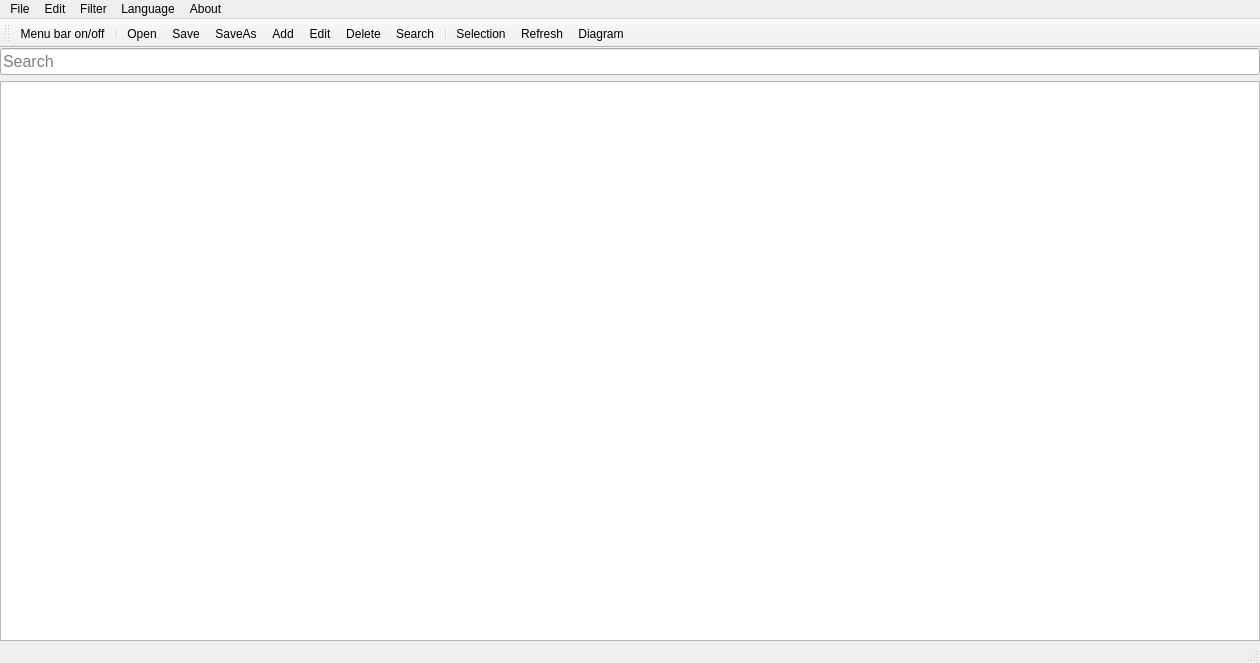
<?xml version="1.0" encoding="UTF-8"?>
<ui version="4.0">
 <class>MainWindow</class>
 <widget class="QMainWindow" name="MainWindow">
  <property name="geometry">
   <rect>
    <x>0</x>
    <y>0</y>
    <width>1260</width>
    <height>660</height>
   </rect>
  </property>
  <property name="sizePolicy">
   <sizepolicy hsizetype="MinimumExpanding" vsizetype="MinimumExpanding">
    <horstretch>0</horstretch>
    <verstretch>0</verstretch>
   </sizepolicy>
  </property>
  <property name="windowTitle">
   <string>Database</string>
  </property>
  <widget class="QWidget" name="centralWidget">
   <layout class="QVBoxLayout" name="verticalLayout_2">
    <property name="leftMargin">
     <number>0</number>
    </property>
    <property name="topMargin">
     <number>0</number>
    </property>
    <property name="rightMargin">
     <number>0</number>
    </property>
    <property name="bottomMargin">
     <number>0</number>
    </property>
    <item>
     <layout class="QHBoxLayout" name="horizontalLayout">
      <item>
       <widget class="QLineEdit" name="lineEdit">
        <property name="sizePolicy">
         <sizepolicy hsizetype="Minimum" vsizetype="Fixed">
          <horstretch>0</horstretch>
          <verstretch>0</verstretch>
         </sizepolicy>
        </property>
        <property name="font">
         <font>
          <pointsize>12</pointsize>
         </font>
        </property>
        <property name="placeholderText">
         <string>Search</string>
        </property>
       </widget>
      </item>
     </layout>
    </item>
    <item>
     <widget class="Table" name="tableView">
      <property name="minimumSize">
       <size>
        <width>1100</width>
        <height>560</height>
       </size>
      </property>
      <property name="contextMenuPolicy">
       <enum>Qt::CustomContextMenu</enum>
      </property>
      <property name="editTriggers">
       <set>QAbstractItemView::DoubleClicked</set>
      </property>
      <property name="dragEnabled">
       <bool>false</bool>
      </property>
      <property name="dragDropMode">
       <enum>QAbstractItemView::NoDragDrop</enum>
      </property>
      <property name="defaultDropAction">
       <enum>Qt::CopyAction</enum>
      </property>
      <property name="selectionMode">
       <enum>QAbstractItemView::SingleSelection</enum>
      </property>
      <property name="selectionBehavior">
       <enum>QAbstractItemView::SelectRows</enum>
      </property>
      <property name="sortingEnabled">
       <bool>true</bool>
      </property>
     </widget>
    </item>
   </layout>
  </widget>
  <widget class="QMenuBar" name="menuBar">
   <property name="geometry">
    <rect>
     <x>0</x>
     <y>0</y>
     <width>1260</width>
     <height>26</height>
    </rect>
   </property>
   <widget class="QMenu" name="menuFile">
    <property name="title">
     <string>File</string>
    </property>
    <addaction name="actionOpen"/>
    <addaction name="actionSave"/>
    <addaction name="actionSaveAs"/>
    <addaction name="actionNewWindow"/>
    <addaction name="actionExit"/>
   </widget>
   <widget class="QMenu" name="menuEdit">
    <property name="title">
     <string>Edit</string>
    </property>
    <addaction name="actionAdd"/>
    <addaction name="actionEdit"/>
    <addaction name="actionDelete"/>
   </widget>
   <widget class="QMenu" name="menuAbout">
    <property name="title">
     <string>About</string>
    </property>
    <addaction name="actionAbout"/>
   </widget>
   <widget class="QMenu" name="menuLanguage">
    <property name="title">
     <string>Language</string>
    </property>
    <addaction name="actionEnglish"/>
    <addaction name="actionRussian"/>
    <addaction name="actionDeutsch"/>
   </widget>
   <widget class="QMenu" name="menuFilter">
    <property name="title">
     <string>Filter</string>
    </property>
    <addaction name="actionSelection"/>
    <addaction name="actionSearch"/>
    <addaction name="actionRefresh"/>
    <addaction name="actionDiagram"/>
   </widget>
   <addaction name="menuFile"/>
   <addaction name="menuEdit"/>
   <addaction name="menuFilter"/>
   <addaction name="menuLanguage"/>
   <addaction name="menuAbout"/>
  </widget>
  <widget class="QToolBar" name="mainToolBar">
   <property name="sizePolicy">
    <sizepolicy hsizetype="Preferred" vsizetype="Fixed">
     <horstretch>0</horstretch>
     <verstretch>0</verstretch>
    </sizepolicy>
   </property>
   <property name="allowedAreas">
    <set>Qt::LeftToolBarArea|Qt::RightToolBarArea</set>
   </property>
   <property name="orientation">
    <enum>Qt::Horizontal</enum>
   </property>
   <property name="iconSize">
    <size>
     <width>25</width>
     <height>25</height>
    </size>
   </property>
   <property name="toolButtonStyle">
    <enum>Qt::ToolButtonIconOnly</enum>
   </property>
   <attribute name="toolBarArea">
    <enum>TopToolBarArea</enum>
   </attribute>
   <attribute name="toolBarBreak">
    <bool>false</bool>
   </attribute>
   <addaction name="actionMenu_bar_on_off"/>
   <addaction name="separator"/>
   <addaction name="actionOpen"/>
   <addaction name="actionSave"/>
   <addaction name="actionSaveAs"/>
   <addaction name="actionAdd"/>
   <addaction name="actionEdit"/>
   <addaction name="actionDelete"/>
   <addaction name="actionSearch"/>
   <addaction name="separator"/>
   <addaction name="actionSelection"/>
   <addaction name="actionRefresh"/>
   <addaction name="actionDiagram"/>
  </widget>
  <widget class="QStatusBar" name="statusBar"/>
  <action name="actionOpen">
   <property name="icon">
    <iconset resource="Resources/resources.qrc">
     <normaloff>:/Icons/Open.png</normaloff>:/Icons/Open.png</iconset>
   </property>
   <property name="text">
    <string>Open</string>
   </property>
   <property name="statusTip">
    <string>Open a file</string>
   </property>
   <property name="shortcut">
    <string>Ctrl+O</string>
   </property>
  </action>
  <action name="actionExit">
   <property name="text">
    <string>Exit</string>
   </property>
  </action>
  <action name="actionAdd">
   <property name="icon">
    <iconset resource="Resources/resources.qrc">
     <normaloff>:/Icons/Add.png</normaloff>:/Icons/Add.png</iconset>
   </property>
   <property name="text">
    <string>Add</string>
   </property>
   <property name="statusTip">
    <string>Add a new note</string>
   </property>
   <property name="shortcut">
    <string>Ctrl+N</string>
   </property>
  </action>
  <action name="actionEdit">
   <property name="icon">
    <iconset resource="Resources/resources.qrc">
     <normaloff>:/Icons/Edit.png</normaloff>:/Icons/Edit.png</iconset>
   </property>
   <property name="text">
    <string>Edit</string>
   </property>
   <property name="statusTip">
    <string>Edit current note</string>
   </property>
  </action>
  <action name="actionDelete">
   <property name="icon">
    <iconset resource="Resources/resources.qrc">
     <normaloff>:/Icons/Delete.png</normaloff>:/Icons/Delete.png</iconset>
   </property>
   <property name="text">
    <string>Delete</string>
   </property>
   <property name="statusTip">
    <string>Delete current note</string>
   </property>
   <property name="shortcut">
    <string>Del</string>
   </property>
  </action>
  <action name="actionAbout">
   <property name="text">
    <string>About</string>
   </property>
   <property name="shortcut">
    <string>F1</string>
   </property>
  </action>
  <action name="actionSave">
   <property name="icon">
    <iconset resource="Resources/resources.qrc">
     <normaloff>:/Icons/Save2.png</normaloff>:/Icons/Save2.png</iconset>
   </property>
   <property name="text">
    <string>Save</string>
   </property>
   <property name="statusTip">
    <string>Quick save</string>
   </property>
   <property name="shortcut">
    <string>Ctrl+S</string>
   </property>
  </action>
  <action name="actionEnglish">
   <property name="checkable">
    <bool>true</bool>
   </property>
   <property name="text">
    <string>English</string>
   </property>
  </action>
  <action name="actionRussian">
   <property name="checkable">
    <bool>true</bool>
   </property>
   <property name="text">
    <string>Русский</string>
   </property>
  </action>
  <action name="actionDeutsch">
   <property name="checkable">
    <bool>true</bool>
   </property>
   <property name="text">
    <string>Deutsch</string>
   </property>
  </action>
  <action name="actionNewWindow">
   <property name="text">
    <string>NewWindow</string>
   </property>
  </action>
  <action name="actionMenu_bar_on_off">
   <property name="checkable">
    <bool>true</bool>
   </property>
   <property name="icon">
    <iconset resource="Resources/resources.qrc">
     <normaloff>:/Icons/Hamburger_icon.svg.png</normaloff>:/Icons/Hamburger_icon.svg.png</iconset>
   </property>
   <property name="text">
    <string>Menu bar on/off</string>
   </property>
  </action>
  <action name="actionRefresh">
   <property name="icon">
    <iconset resource="Resources/resources.qrc">
     <normaloff>:/Icons/Refresh.png</normaloff>:/Icons/Refresh.png</iconset>
   </property>
   <property name="text">
    <string>Refresh</string>
   </property>
   <property name="statusTip">
    <string> Reset filters</string>
   </property>
  </action>
  <action name="actionSelection">
   <property name="icon">
    <iconset resource="Resources/resources.qrc">
     <normaloff>:/Icons/Selection.png</normaloff>:/Icons/Selection.png</iconset>
   </property>
   <property name="text">
    <string>Selection</string>
   </property>
   <property name="statusTip">
    <string>Filter on parameteres</string>
   </property>
  </action>
  <action name="actionDiagram">
   <property name="icon">
    <iconset resource="Resources/resources.qrc">
     <normaloff>:/Icons/Diagram.png</normaloff>:/Icons/Diagram.png</iconset>
   </property>
   <property name="text">
    <string>Diagram</string>
   </property>
   <property name="statusTip">
    <string>Open Diagram window</string>
   </property>
  </action>
  <action name="actionSearch">
   <property name="icon">
    <iconset resource="Resources/resources.qrc">
     <normaloff>:/Icons/Search.png</normaloff>:/Icons/Search.png</iconset>
   </property>
   <property name="text">
    <string>Search</string>
   </property>
   <property name="statusTip">
    <string>Search by string</string>
   </property>
  </action>
  <action name="actionSaveAs">
   <property name="icon">
    <iconset resource="Resources/resources.qrc">
     <normaloff>:/Icons/SaveAs.png</normaloff>:/Icons/SaveAs.png</iconset>
   </property>
   <property name="text">
    <string>SaveAs</string>
   </property>
   <property name="statusTip">
    <string>Save as</string>
   </property>
   <property name="shortcut">
    <string>Ctrl+Shift+S</string>
   </property>
  </action>
 </widget>
 <layoutdefault spacing="6" margin="11"/>
 <customwidgets>
  <customwidget>
   <class>Table</class>
   <extends>QTableView</extends>
   <header>table.h</header>
  </customwidget>
 </customwidgets>
 <resources>
  <include location="Resources/resources.qrc"/>
 </resources>
 <connections>
  <connection>
   <sender>actionExit</sender>
   <signal>triggered()</signal>
   <receiver>MainWindow</receiver>
   <slot>close()</slot>
   <hints>
    <hint type="sourcelabel">
     <x>-1</x>
     <y>-1</y>
    </hint>
    <hint type="destinationlabel">
     <x>495</x>
     <y>296</y>
    </hint>
   </hints>
  </connection>
 </connections>
</ui>
